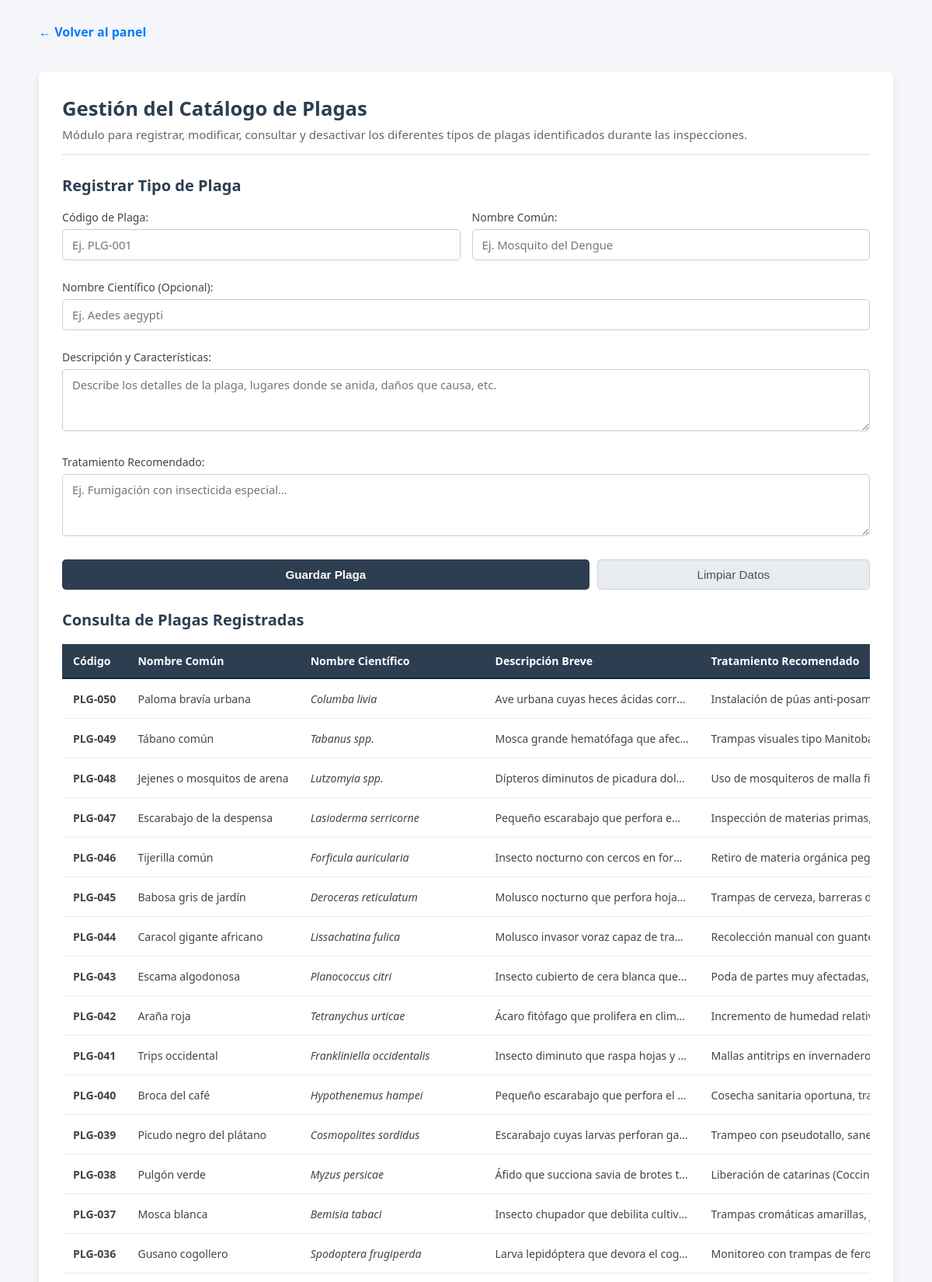
Screenshot of /index.php?modulo=plagas (signed in, upper part) with the database file from the repository.
### tables this page shows
CREATE TABLE `plagas` (
  `IdPlaga` int(11) NOT NULL AUTO_INCREMENT,
  `CodigoPlaga` varchar(20) NOT NULL,
  `NombreComun` varchar(100) NOT NULL,
  `NombreCientifico` varchar(150) DEFAULT NULL,
  `Descripcion` text NOT NULL,
  `TratamientoRecomendado` text DEFAULT NULL,
  `Estado` enum('Activa','Inactiva') DEFAULT 'Activa',
  PRIMARY KEY (`IdPlaga`),
  UNIQUE KEY `CodigoPlaga` (`CodigoPlaga`)
);

### controllers/admin/controller.plaga.php (called while the page is built, shortened)
<?php
require_once MODEL_PATH . 'admin/model.plaga.php';
$modeloPlaga = new ModelPlaga($conexion);
$plagaEditar = null;
$resultadoPlagas = $modeloPlaga->obtenerPlagas();
require_once VIEW_PATH . 'admin/plagas.php';
?>

### resources/class/class.permissions.php (called while the page is built, shortened)
<?php
final class PermissionPolicy
{
    public static function governs($module)
    {
        return is_string($module)
            && !in_array($module, self::UNMANAGED_MODULES, true);
    }
    public static function can($role, $module, $action)
    {
        $module = self::canonicalModule($module);
        return isset(self::ROLE_ACTIONS[$role])
            && in_array($action, self::ROLE_ACTIONS[$role], true);
    }
    private static function canonicalModule($module)
    {
        return self::MODULE_ALIASES[$module] ?? $module;
    }
}
function appCan($module, $action)
{
    return PermissionPolicy::can(
        $_SESSION['rol'] ?? '',
        $module,
        $action
    );
}

### models/admin/model.plaga.php (called while the page is built, shortened)
<?php
class ModelPlaga {
    private $conexion;
    public function __construct($conexion) {
        $this->conexion = $conexion;
    }
    public function obtenerPlagas() {
        $query = "SELECT IdPlaga, CodigoPlaga, NombreComun, NombreCientifico, Descripcion, TratamientoRecomendado, Estado FROM Plagas ORDER BY IdPlaga DESC";
        return $this->conexion->query($query);
    }
}
?>

### views/admin/plagas.php (the view, shortened to what this page needs)
<!DOCTYPE html>
<html lang="es">
<head>
</head>
<body>
    <div class="header-link">
        <?php
        $moduloRegreso = ($_SESSION['rol'] ?? '') === 'Administrador'
            ? 'dashboard'
            : (($_SESSION['rol'] ?? '') === 'Supervisor' ? 'super_dashboard' : 'tecnico_dashboard');
        echo '<a href="index.php?modulo=' . htmlspecialchars($moduloRegreso, ENT_QUOTES, 'UTF-8') . '">← Volver al panel</a>';
        ?>
    </div>
    <div class="page-container">
        <h1>Gestión del Catálogo de Plagas</h1>
        <p class="module-desc">Módulo para registrar, modificar, consultar y desactivar los diferentes tipos de plagas identificados durante las inspecciones.</p>
        <h2><?= $plagaEditar ? 'Modificar Tipo de Plaga: ' . htmlspecialchars($plagaEditar['CodigoPlaga']) : 'Registrar Tipo de Plaga' ?></h2>
        <?php if (appCan('plagas', $plagaEditar ? 'modificar' : 'registrar')): ?>
        <form action="<?= BASE_URL ?>index.php" method="POST">
            <div class="form-grid">
                <div class="form-group">
                    <label for="codigo_plaga">Código de Plaga:</label>
                    <input type="text" id="codigo_plaga" name="codigo_plaga" placeholder="Ej. PLG-001"
                           value="<?= $plagaEditar ? htmlspecialchars($plagaEditar['CodigoPlaga']) : '' ?>" required>
                </div>
                <div class="form-group">
                    <label for="nombre_plaga">Nombre Común:</label>
                    <input type="text" id="nombre_plaga" name="nombre_plaga" placeholder="Ej. Mosquito del Dengue"
                           value="<?= $plagaEditar ? htmlspecialchars($plagaEditar['NombreComun']) : '' ?>" required>
                </div>
                <div class="form-group full-width">
                    <label for="nombre_cientifico">Nombre Científico (Opcional):</label>
                    <input type="text" id="nombre_cientifico" name="nombre_cientifico" placeholder="Ej. Aedes aegypti"
                           value="<?= $plagaEditar ? htmlspecialchars($plagaEditar['NombreCientifico'] ?? '') : '' ?>">
                </div>
                <div class="form-group full-width">
                    <label for="descripcion">Descripción y Características:</label>
                    <textarea id="descripcion" name="descripcion" rows="3" placeholder="Describe los detalles de la plaga, lugares donde se anida, daños que causa, etc." required><?= $plagaEditar ? htmlspecialchars($plagaEditar['Descripcion']) : '' ?></textarea>
                </div>
                <div class="form-group full-width">
                    <label for="tratamiento">Tratamiento Recomendado:</label>
                    <textarea id="tratamiento" name="tratamiento" rows="2" placeholder="Ej. Fumigación con insecticida especial..."><?= $plagaEditar ? htmlspecialchars($plagaEditar['TratamientoRecomendado'] ?? '') : '' ?></textarea>
                </div>
            </div>
            <div class="button-group">
                <button type="submit" class="btn-submit"><?= $plagaEditar ? 'Guardar Cambios' : 'Guardar Plaga' ?></button>
                <?php if ($plagaEditar): ?>
                    <a href="<?= BASE_URL ?>index.php?modulo=plagas" class="btn-reset" style="text-align: center; text-decoration: none; display: inline-block;">Cancelar</a>
                <?php else: ?>
                    <button type="reset" class="btn-reset">Limpiar Datos</button>
                <?php endif; ?>
            </div>
        </form>
        <?php endif; ?>
        <h2>Consulta de Plagas Registradas</h2>
        <div class="table-responsive">
            <table>
                <thead>
                    <tr>
                        <th>Código</th>
                        <th>Nombre Común</th>
                        <th>Nombre Científico</th>
                        <th>Descripción Breve</th>
                        <th>Tratamiento Recomendado</th>
                    </tr>
                </thead>
                <tbody>
                    <?php
                    if ($resultadoPlagas && $resultadoPlagas->num_rows > 0) {
                        while ($fila = $resultadoPlagas->fetch_assoc()) {
                            $idPlaga = htmlspecialchars($fila['IdPlaga']);
                            $codigo = htmlspecialchars($fila['CodigoPlaga']);
                            $nombreComun = htmlspecialchars($fila['NombreComun']);
                            $nombreCientifico = !empty($fila['NombreCientifico']) ? "<em>" . htmlspecialchars($fila['NombreCientifico']) . "</em>" : "N/A";
                            $descripcion = htmlspecialchars($fila['Descripcion']);
                            $tratamientoRecomendado = htmlspecialchars($fila['TratamientoRecomendado'] ?? '');
                            $descripcionCorta = strlen($descripcion) > 50 ? substr($descripcion, 0, 50) . "..." : $descripcion;
                            $estado = htmlspecialchars($fila['Estado']);
                            $csrfTokenHtml = htmlspecialchars($csrfToken, ENT_QUOTES, 'UTF-8');
                            $acciones = '';
                            if (appCan('plagas', 'modificar')) {
                                $acciones .= "<a href='" . BASE_URL . "index.php?modulo=plagas&accion=editar&id={$idPlaga}' class='btn btn-edit'>Editar</a>";
                            }
                            if (appCan('plagas', 'eliminar')) {
                                $acciones .= "<form action='" . BASE_URL . "index.php' method='POST' onsubmit=\"return confirm('¿Estás seguro de que deseas eliminar la plaga {$codigo}? Esta acción no se puede deshacer.');\">
                                    <input type='hidden' name='modulo' value='plagas'>
                                    <input type='hidden' name='accion' value='eliminar'>
                                    <input type='hidden' name='id' value='{$idPlaga}'>
                                    <input type='hidden' name='csrf_token' value='{$csrfTokenHtml}'>
                                    <button type='submit' class='btn btn-delete'>Eliminar</button>
                                </form>";
                            }
                            echo "<tr>
                                    <td><strong>{$codigo}</strong></td>
                                    <td>{$nombreComun}</td>
                                    <td>{$nombreCientifico}</td>
                                    <td title='{$descripcion}'>{$descripcionCorta}</td>
                                    <td>{$tratamientoRecomendado}</td>
                                    <td>{$estado}</td>
                                    <td>
                                        <div class='action-buttons'>{$acciones}</div>
                                    </td>
                                  </tr>";
                        }
                    } else {
                        echo "<tr><td colspan='7' style='text-align: center; padding: 20px;'>No hay plagas registradas en el catálogo.</td></tr>";
                    }
                    ?>
                </tbody>
            </table>
        </div>
    </div>
</body>
</html>

### views/admin/plagas.php (style rules this page uses)
body { font-family: 'Segoe UI', Tahoma, Geneva, Verdana, sans-serif; background-color: #f4f6f9; color: #333; margin: 0; padding: 30px 20px; display: flex; flex-direction: column; align-items: center; gap: 30px; }
.page-container { background-color: #ffffff; padding: 30px; border-radius: 8px; box-shadow: 0 4px 12px rgba(0, 0, 0, 0.08); width: 100%; max-width: 1100px; box-sizing: border-box; }
h1 { font-size: 1.6rem; color: #2c3e50; margin-top: 0; margin-bottom: 6px; }
p.module-desc { font-size: 0.95rem; color: #666; margin-top: 0; margin-bottom: 25px; border-bottom: 2px solid #e9ecef; padding-bottom: 15px; }
h2 { font-size: 1.25rem; color: #2c3e50; margin-top: 25px; margin-bottom: 18px; }
.form-grid { display: grid; grid-template-columns: 1fr 1fr; gap: 15px; }
.form-group { margin-bottom: 10px; }
.full-width { grid-column: span 2; }
label { display: block; font-size: 0.88rem; margin-bottom: 6px; color: #444; font-weight: 500; }
input[type="text"], textarea, select { width: 100%; padding: 9px 12px; border: 1px solid #ccc; border-radius: 5px; font-size: 0.92rem; box-sizing: border-box; transition: border-color 0.2s, box-shadow 0.2s; background-color: #fff; font-family: inherit; }
textarea { resize: vertical; min-height: 80px; }
.button-group { display: flex; gap: 10px; margin-top: 15px; }
.btn-submit { flex: 2; padding: 10px; background-color: #2c3e50; color: #ffffff; border: none; border-radius: 5px; font-size: 0.95rem; font-weight: 600; cursor: pointer; transition: background-color 0.2s; }
.btn-reset { flex: 1; padding: 10px; background-color: #e9ecef; color: #495057; border: 1px solid #ced4da; border-radius: 5px; font-size: 0.95rem; cursor: pointer; transition: background-color 0.2s; }
.table-responsive { width: 100%; overflow-x: auto; margin-top: 15px; -webkit-overflow-scrolling: touch; }
table { width: 100%; border-collapse: collapse; font-size: 0.88rem; text-align: left; white-space: nowrap; }
th { background-color: #2c3e50; color: #ffffff; font-weight: 600; padding: 12px 14px; border-bottom: 2px solid #1a252f; }
td { padding: 10px 14px; border-bottom: 1px solid #e9ecef; color: #444; vertical-align: middle; max-width: 250px; overflow: hidden; text-overflow: ellipsis; white-space: nowrap; }
.header-link { width: 100%; max-width: 1100px; margin: 0 auto 10px; text-align: left; }
.header-link a { color: #007bff; text-decoration: none; font-weight: 600; }

### rows the page displays
plagas: CodigoPlaga "PLG-050", NombreComun "Paloma bravía urbana", NombreCientifico "Columba livia", Descripcion "Ave urbana cuyas heces ácidas corr…", TratamientoRecomendado "Instalación de púas anti-posamient…"
plagas: CodigoPlaga "PLG-049", NombreComun "Tábano común", NombreCientifico "Tabanus spp.", Descripcion "Mosca grande hematófaga que afec…", TratamientoRecomendado "Trampas visuales tipo Manitoba en…"
plagas: CodigoPlaga "PLG-048", NombreComun "Jejenes o mosquitos de arena", NombreCientifico "Lutzomyia spp.", Descripcion "Dípteros diminutos de picadura dol…", TratamientoRecomendado "Uso de mosquiteros de malla fina, r…"
plagas: CodigoPlaga "PLG-047", NombreComun "Escarabajo de la despensa", NombreCientifico "Lasioderma serricorne", Descripcion "Pequeño escarabajo que perfora e…", TratamientoRecomendado "Inspección de materias primas, con…"
plagas: CodigoPlaga "PLG-046", NombreComun "Tijerilla común", NombreCientifico "Forficula auricularia", Descripcion "Insecto nocturno con cercos en for…", TratamientoRecomendado "Retiro de materia orgánica pegada…"
plagas: CodigoPlaga "PLG-045", NombreComun "Babosa gris de jardín", NombreCientifico "Deroceras reticulatum", Descripcion "Molusco nocturno que perfora hoja…", TratamientoRecomendado "Trampas de cerveza, barreras de tie…"
plagas: CodigoPlaga "PLG-044", NombreComun "Caracol gigante africano", NombreCientifico "Lissachatina fulica", Descripcion "Molusco invasor voraz capaz de tra…", TratamientoRecomendado "Recolección manual con guantes, d…"
plagas: CodigoPlaga "PLG-043", NombreComun "Escama algodonosa", NombreCientifico "Planococcus citri", Descripcion "Insecto cubierto de cera blanca que…", TratamientoRecomendado "Poda de partes muy afectadas, aceit…"
plagas: CodigoPlaga "PLG-042", NombreComun "Araña roja", NombreCientifico "Tetranychus urticae", Descripcion "Ácaro fitófago que prolifera en clim…", TratamientoRecomendado "Incremento de humedad relativa, a…"
plagas: CodigoPlaga "PLG-041", NombreComun "Trips occidental", NombreCientifico "Frankliniella occidentalis", Descripcion "Insecto diminuto que raspa hojas y…", TratamientoRecomendado "Mallas antitrips en invernaderos, tra…"
plagas: CodigoPlaga "PLG-040", NombreComun "Broca del café", NombreCientifico "Hypothenemus hampei", Descripcion "Pequeño escarabajo que perfora el…", TratamientoRecomendado "Cosecha sanitaria oportuna, trampa…"
plagas: CodigoPlaga "PLG-039", NombreComun "Picudo negro del plátano", NombreCientifico "Cosmopolites sordidus", Descripcion "Escarabajo cuyas larvas perforan ga…", TratamientoRecomendado "Trampeo con pseudotallo, saneami…"
plagas: CodigoPlaga "PLG-038", NombreComun "Pulgón verde", NombreCientifico "Myzus persicae", Descripcion "Áfido que succiona savia de brotes t…", TratamientoRecomendado "Liberación de catarinas (Coccinellid…"
plagas: CodigoPlaga "PLG-037", NombreComun "Mosca blanca", NombreCientifico "Bemisia tabaci", Descripcion "Insecto chupador que debilita cultiv…", TratamientoRecomendado "Trampas cromáticas amarillas, jabó…"
plagas: CodigoPlaga "PLG-036", NombreComun "Gusano cogollero", NombreCientifico "Spodoptera frugiperda", Descripcion "Larva lepidóptera que devora el cog…", TratamientoRecomendado "Monitoreo con trampas de feromon…"
